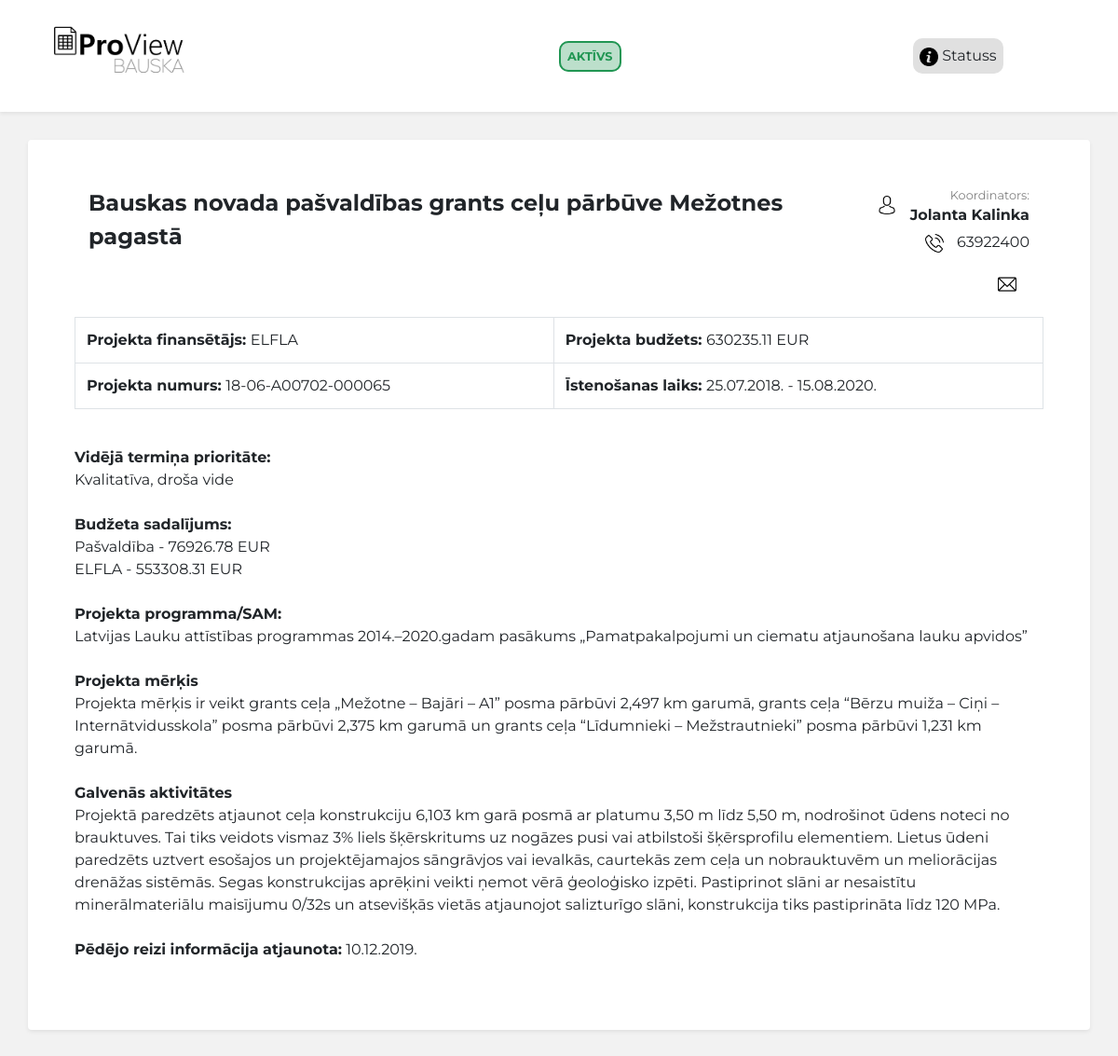
/individualAbout.php?id=1, run on the app's committed database.
### tables this page shows
CREATE TABLE IF NOT EXISTS `projekti` (
  `ID` int(11) NOT NULL AUTO_INCREMENT,
  `Name` text NOT NULL,
  `Financer` text NOT NULL,
  `Status` text NOT NULL,
  `Category` text,
  `Number` text,
  `SAM` text,
  `Budget` bigint(11) DEFAULT NULL,
  `Purpose` text,
  `Activities` text,
  `StartDate` date DEFAULT NULL,
  `FinishDate` date DEFAULT NULL,
  `CoordinatorName` text,
  `CoordinatorContacts` text,
  `CoordinatorEmail` text,
  `BudgetSpent` bigint(11) DEFAULT '0',
  `Entry` datetime NOT NULL DEFAULT CURRENT_TIMESTAMP,
  `UpdateDate` datetime NOT NULL DEFAULT CURRENT_TIMESTAMP,
  PRIMARY KEY (`ID`),
  KEY `ID` (`ID`)
);

### functions/function.php (called while the page is built, shortened)
<?php
  require_once "connect.php";
  function getProjects($id) {
    global $mysqli;
    if($id){
      $query = "SELECT * FROM projekti WHERE ID = ".$id;
    } else {
      $query = "SELECT * FROM projekti";
    }
    $result = mysqli_query($mysqli, $query);
    if(!$id){
      return resultToArray($result);
    }else{
      return mysqli_fetch_assoc($result);
    };
  };
  function intToMoney($amount){
    $money = floatval($amount) / 100;
    return $money;
  }
  function financervalues($id){
    global $mysqli;
    $query = "SELECT * FROM finansetajs WHERE project_id = $id";
    $result = mysqli_query($mysqli, $query);
    $financierArray = mysqli_fetch_all($result,MYSQLI_ASSOC);
    $financierArray =  array_slice($financierArray[0],2);
    return $financierArray;
  }
 ?>

### individualAbout.php (the view, shortened to what this page needs)
<!DOCTYPE html>
<html lang="lv" dir="ltr">
	<head>
		<link rel="stylesheet" href="https://stackpath.bootstrapcdn.com/bootstrap/4.3.1/css/bootstrap.min.css">
		<link href="css/buttons.css" rel="stylesheet">
		<link rel="stylesheet" href="style.css">
		<?php
			require_once "functions/function.php";
			$projects = getProjects($_GET['id']);
			$financers = financervalues($_GET['id']);
			require_once "blocks/head.php";
		?>
		<?php
			$Municipality = intToMoney($financers["Municipality"]);
			$ELFLA = intToMoney($financers["ELFLA"]);
		?>
	</head>
	<body>
		<header class="shadow-sm">
			<div class="container">
				<div class="row">
					<div class="col-md">
						<a class="header-logo" href="/">
							<img src="/ProView Bauska Logo - Final.png" class="header-logo" alt="Logo">
						</a>
					</div>
					<div class="col-md">
						<div class="header-center">
							<?php
								switch ($projects["Status"]) {
									case 'Aktīvs':
										$background = "rgb(33, 150, 83, 0.3)";
										$border = "#219653";
										$color = "#219653";
										break;
								}
								echo "<span class='status-text' style='background:" . $background . "; border: 2px solid " . $border . "; color: " . $color . "'>".$projects["Status"]."</span>";
							?>
						</div>
					</div>
					<div class="col-md">
						<div class='center admin-button' onclick='window.location="<?php echo "status.php?id=" . $projects["ID"] ?>"'>
							<img src='Design/Icons/icon.png' class='admin-icon' alt='Stats icon'>
							Statuss
						</div>
					</div>
				</div>
		</header>
		<div class="container">
			<div class="row">
				<div class="col-md-12 shadow-sm p-3 mb-5 bg-white rounded individual-main-container">
					<div class="container">
						<div class="row">
							<div class="col-md-9">
								<div class="title-style"><?php echo $projects["Name"]; ?></div>
							</div>
							<div class="col-md-3 text-right">
								<div>
									<img src="Design/Icons/avatar.png" class="img-style avatar-icon individual-icon" alt="Avatar icon">
									<span class="coordination-text">
										<p class="coordination-name">Koordinators:</p>
										<b><?php echo $projects["CoordinatorName"]; ?></b> <br>
									</span>
								</div>
								<div>
								<img src="Design/Icons/phone-call.png" class="img-style individual-icon" alt="Phone icon">
								<p class="coordination-tel"><?php echo $projects["CoordinatorContacts"]; ?></p>
								</div>
								<div>
								<img src="Design/Icons/email.png" class="img-style individual-icon" alt="Email icon">
								</div>
							</div>
						</div>
					</div>
					<br>
					<table class="table table-bordered">
						<tr>
							<td>
								<b>Projekta finansētājs: </b>
								<?php echo $projects["Financer"]; ?>
							</td>
							<td>
								<b>Projekta budžets: </b>
								<?php echo intToMoney($projects["Budget"]); ?> EUR
							</td>
						</tr>
						<tr>
							<td>
								<b>Projekta numurs: </b>
								<?php echo $projects["Number"]; ?>
							</td>
							<td>
								<b>Īstenošanas laiks: </b>
								<?php echo date("d.m.Y.", strtotime($projects["StartDate"])), " - ", date("d.m.Y.", strtotime($projects["FinishDate"])); ?>
							</td>
						</tr>
					</table>
					<br>
					<div>
						<b>Vidējā termiņa prioritāte: </b> <br>
						<?php echo $projects["Category"]; ?>
					</div>
					<br>
					<div>
						<b>Budžeta sadalījums: </b> <br>
						<?php echo $Municipality > 0 ? "Pašvaldība - ".$Municipality." EUR<br>" : "" ?>
						<?php echo $ELFLA > 0 ? "ELFLA - ".$ELFLA." EUR<br>" : "" ?>
					</div>
					<br>
					<div>
						<b>Projekta programma/SAM: </b> <br>
						<?php echo $projects["SAM"]; ?>
					</div>
					<br>
					<div>
						<b>Projekta mērķis</b> <br>
						<?php echo $projects["Purpose"]; ?>
					</div>
					<br>
					<div>
						<b>Galvenās aktivitātes</b> <br>
						<?php echo $projects["Activities"]; ?>
					</div>
					<br>
					<div>
						<b>Pēdējo reizi informācija atjaunota:</b>
						<?php echo date("d.m.Y.", strtotime($projects["UpdateDate"])); ?>
					</div>
					<br>
				</div>
			</div>
		</div>
	</body>
</html>

### style.css (style rules this page uses)
html, body { margin: 0; background: #F2F2F2; font-family: 'Montserrat', sans-serif; }
td { cursor: pointer; }
.status-text { border-radius: 10px; font-size: 0.8rem; font-weight: bold; padding: 7px; text-transform: uppercase; }
.title-style { font-weight: bold; font-size: 1.5rem; vertical-align: middle; }
.img-style { width: 1.5rem; height: 1.5rem; }
header { background: white; margin-bottom: 30px; }
header .col-md { height: 120px; position: relative; }
header .col-md div { position: absolute; top: 50%; transform: translate(0%, -50%); }
header .center { left: 50%; }
.header-center { left: 50%; transform: translate(-50%, -50%); }
.header-logo { height: 120px; }
.admin-button { box-shadow: none !important; background: #E0E0E0; border-radius: 10px; cursor: pointer; padding: 7px; }
.admin-icon { width: 20px; height: 20px; }
.individual-main-container { padding: 50px!important; }
.coordination-text { display: inline-block; }
.coordination-name { color: #828282; font-size: 0.8rem; margin: 0; }
.coordination-tel { display: inline-block; margin-top: 5px; }
.avatar-icon { vertical-align: super; }
.individual-icon { margin-right: 10px; height: 20px; width: 20px; }

### css/style.css (style rules this page uses)
body { margin: 0px; }

### data on the page
projekti: Status "AKTĪVS", Name "Bauskas novada pašvaldības grants ceļu pārbūve Mežotnes pagastā", CoordinatorName "Jolanta Kalinka", CoordinatorContacts "63922400", Financer "ELFLA", Budget "630235.11", Number "18-06-A00702-000065", StartDate "25.07.2018.", FinishDate "15.08.2020.", Category "Kvalitatīva, droša vide", SAM "Latvijas Lauku attīstības programmas 2014.–2020.gadam pasākums „Pamatpakalpojumi un ciematu atjaunošana lauku apvidos”", Purpose "Projekta mērķis ir veikt grants ceļa „Mežotne – Bajāri – A1” posma pārbūvi 2,497 km garumā, grants ceļa “Bērzu muiža – Ciņi – Internātvidusskola” posma pārbūvi 2,375 km garumā un grants ceļa “Līdumnieki – Mežstrautnieki” posma pārbūvi 1,231 km garumā.", Activities "Projektā paredzēts atjaunot ceļa konstrukciju 6,103 km garā posmā ar platumu 3,50 m līdz 5,50 m, nodrošinot ūdens noteci no brauktuves. Tai tiks veidots vismaz 3% liels šķērskritums uz nogāzes pusi vai atbilstoši šķērsprofilu elementiem. Lietus ūdeni paredzēts uztvert esošajos un projektējamajos sāngrāvjos vai ievalkās, caurtekās zem ceļa un nobrauktuvēm un meliorācijas drenāžas sistēmās. Segas konstrukcijas aprēķini veikti ņemot vērā ģeoloģisko izpēti. Pastiprinot slāni ar nesaistītu minerālmateriālu maisījumu 0/32s un atsevišķās vietās atjaunojot salizturīgo slāni, konstrukcija tiks pastiprināta līdz 120 MPa.", UpdateDate "10.12.2019."

### other printed values
$Municipality "76926.78"
$ELFLA "553308.31"
